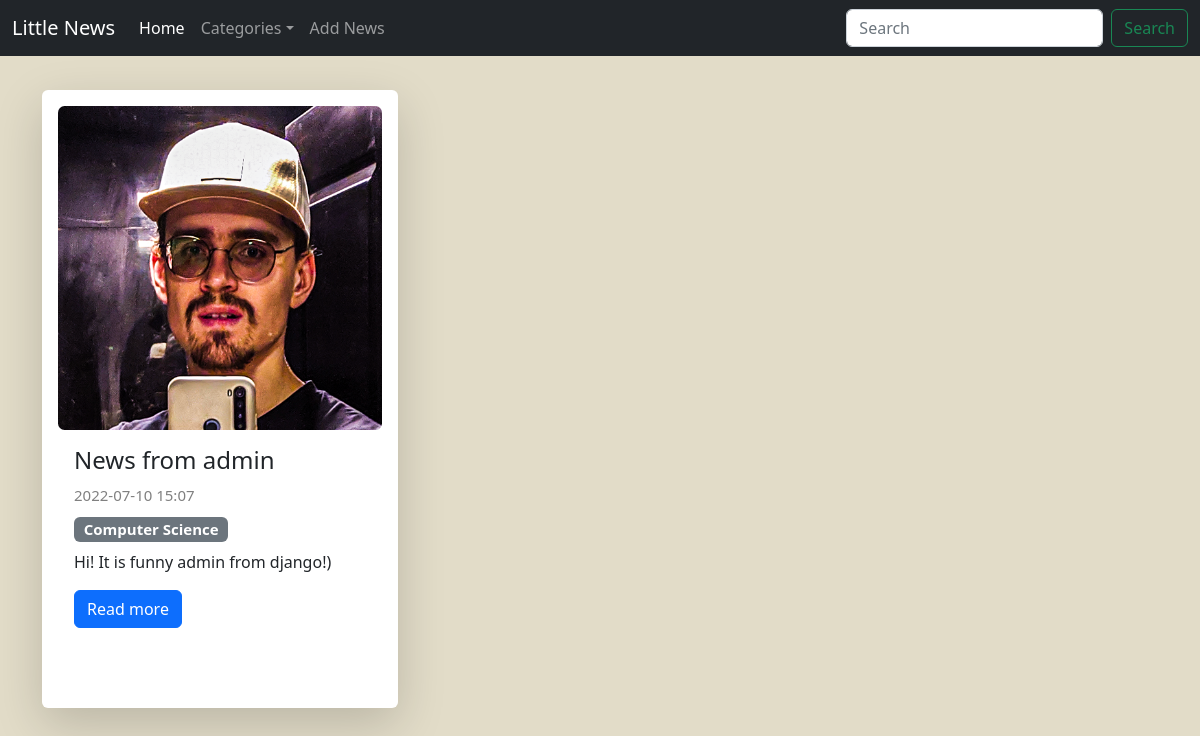
Before: /category/4/ with the older database file.
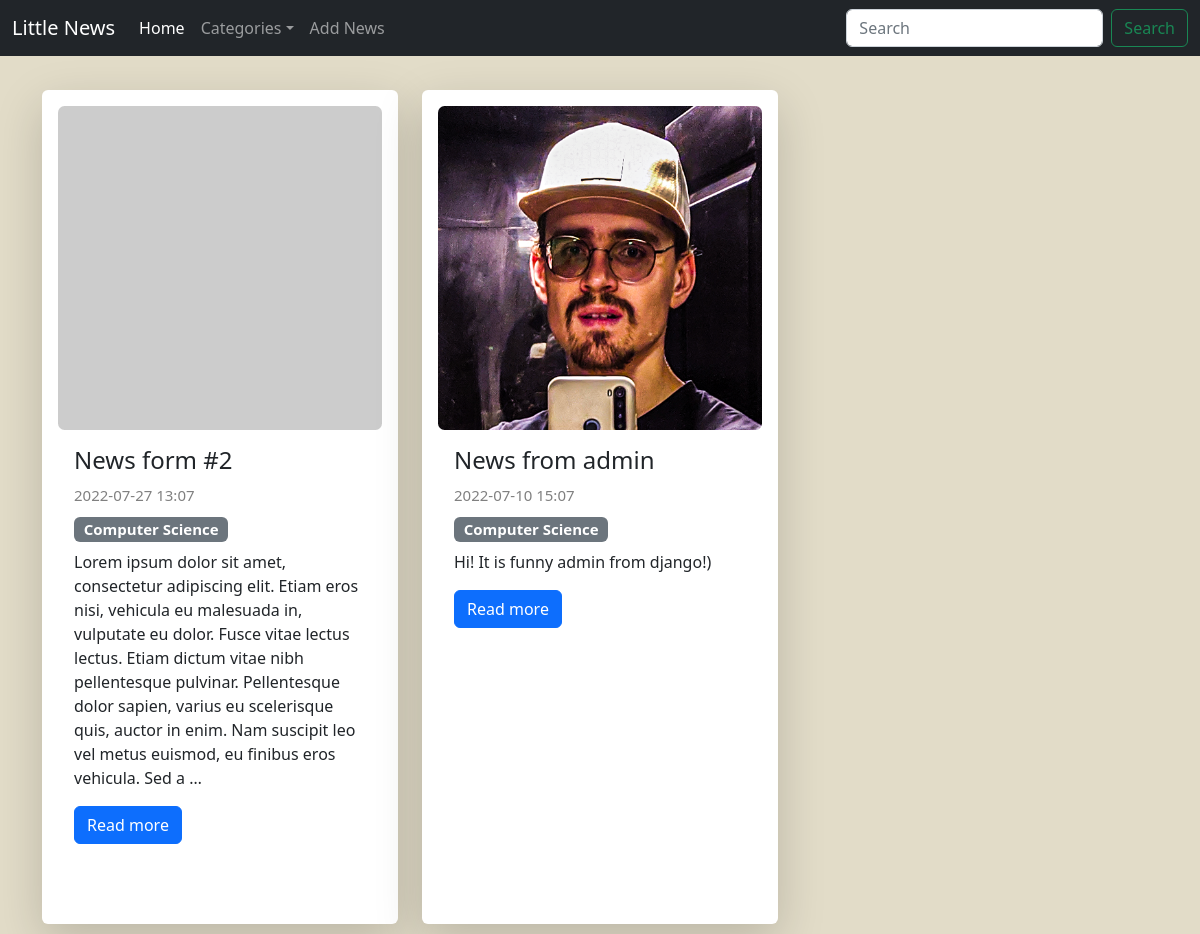
After: the same page with the newer database file.
### news/models.py (models this page shows, shortened)
class News(models.Model):
    title = models.CharField(max_length=150)
    content = models.TextField(blank=True)
    created_at = models.DateTimeField(auto_now_add=True)
    updated_at = models.DateTimeField(auto_now=True)
    photo = models.ImageField(upload_to='photos/%Y/%m/%d/', blank=True)
    is_published = models.BooleanField(default=True)
    category = models.ForeignKey('Category', on_delete=models.PROTECT, null=True)
    def get_absolute_url(self):
        return reverse("view_news", kwargs={"news_id": self.pk})
    class Meta:
        verbose_name = 'News'
        verbose_name_plural = 'News'
        ordering = ['-created_at']

class Category(models.Model):
    title = models.CharField(max_length=150, db_index=True, verbose_name="Name of category")
    def __str__(self):
        return self.title
    class Meta:
        verbose_name = 'Category'
        verbose_name_plural = 'Category'
        ordering = ['title']

### news/views.py (the view)
# urls.py: path('category/<int:category_id>/', get_category, name='category'),
def get_category(request, category_id):
    news = News.objects.filter(category_id = category_id)
    categories = Category.objects.all()
    category = Category.objects.get(pk = category_id)
    context = {
        'news': news,
        'categories': categories,
        'category':category,
    }
    return render(request, 'news/categories.html',context)

### news/templates/news/categories.html (shortened to what this page needs)
{% extends 'base.html' %}
{% block content %}
<div class="row row-cols-1 row-cols-md-3 g-4">
        {% for item in news %}
          <div class="col" style="margin: 10px 0 10px 0;">
            <div class="card h-100 shadow-lg p-3 mb-5 bg-body rounded" style="border:0px;">
              {% if item.photo %}
                <img src="{{ item.photo.url }}" class="card-img-top" alt="#" style="border-radius: 2%;" />
              {% else %}
                <img src="https://picsum.photos/500/500" class="card-img-top" alt="#" style=" border-radius: 2%;" />
              {% endif %}
              <div class="card-body">
                <h4 class="card-title">{{ item.title }}
                </h4>
                 <span class="card-text" style="color: grey; font-size: 15px;">{{ item.created_at|date:'Y-m-d H:m' }}</span>
                 <h5><span class="badge bg-secondary" style=" margin:10px 0 0px 0;">{{ item.category }}</span>
                </h5>
                <p class="card-text">{{ item.content|safe|linebreaksbr|truncatewords:50 }}</p>
                <a href="{{ item.get_absolute_url }}" class="btn btn-primary">Read more</a>
              </div>
            </div>
          </div>
        {% endfor %}
      </div>
{% endblock content %}

Changed rows visible on the page:
added News: title "News form #2", created_at "2022-07-27 13:07", category "Computer Science", content "Lorem ipsum dolor sit amet, consectetur adipiscing elit. Etiam eros nisi, vehicula eu malesuada in, vulputate eu dolor. Fusce vitae lectus lectus. Etiam dictum vitae nibh pellentesque pulvinar. Pellentesque dolor sapien, varius eu scelerisque quis, auctor in enim. Nam suscipit leo vel metus euismod, eu finibus eros vehicula. Sed a …"
